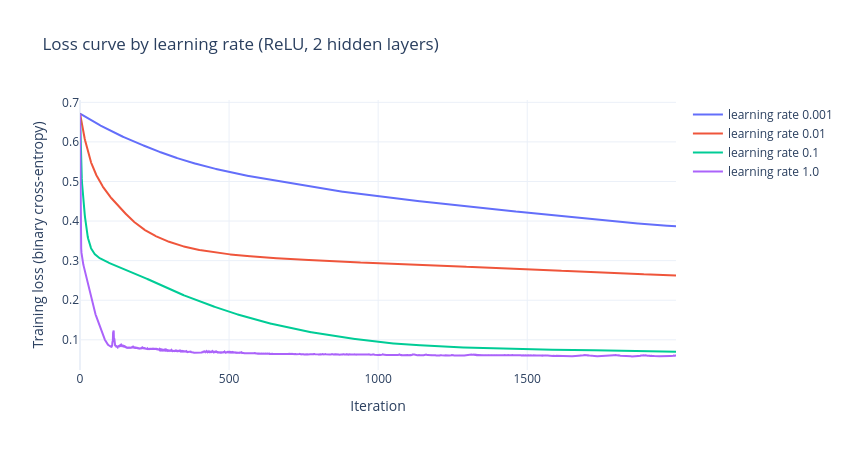

The notebook cell this image was saved under:
### Markdown cell above
### 4.2 Learning rates (ReLU, 2 hidden layers)

### Code cell
plot_loss_curves(
    keys=[("relu", "2 hidden", lr) for lr in LEARNING_RATES],
    labels=[f"learning rate {lr}" for lr in LEARNING_RATES],
    title="Loss curve by learning rate (ReLU, 2 hidden layers)",
)
results[(results["Hidden activation"] == "relu") & (results["Depth"] == "2 hidden")]

### Figure 1 — Plotly figure (JSON) as saved in the notebook; plotly's stock layout.template omitted (floating-point values rounded to 4 significant figures; data arrays with more than 128 entries replaced by an {"elided": "..."} marker saying what was removed)
{"data": [{"mode": "lines", "name": "learning rate 0.001", "type": "scatter", "y": {"elided": "2000 float values"}}, {"mode": "lines", "name": "learning rate 0.01", "type": "scatter", "y": {"elided": "2000 float values"}}, {"mode": "lines", "name": "learning rate 0.1", "type": "scatter", "y": {"elided": "2000 float values"}}, {"mode": "lines", "name": "learning rate 1.0", "type": "scatter", "y": {"elided": "2000 float values"}}], "layout": {"height": 450, "title": {"text": "Loss curve by learning rate (ReLU, 2 hidden layers)"}, "width": 850, "xaxis": {"title": {"text": "Iteration"}}, "yaxis": {"title": {"text": "Training loss (binary cross-entropy)"}}}}
